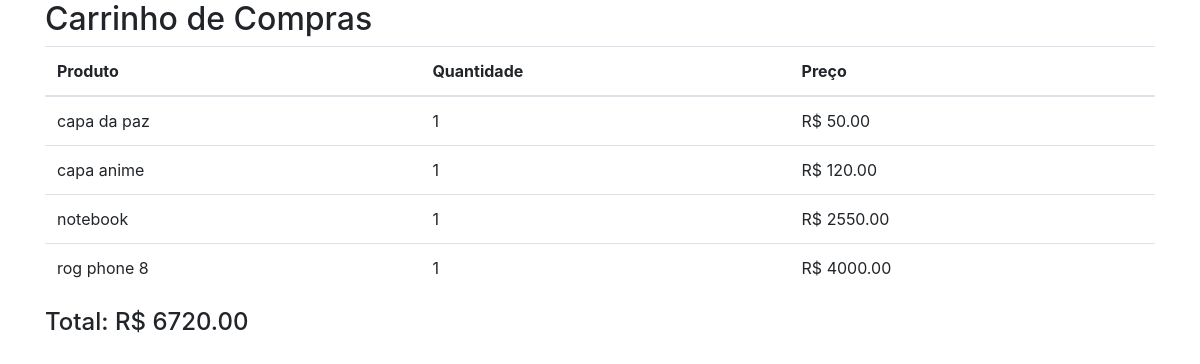
The page /carrinho/ (signed in) on the database its author committed.
### carrinho/models.py (models this page shows, shortened)
class itemCarrinho(models.Model):
    cliente = models.ForeignKey(Cliente, on_delete=models.CASCADE)
    produto = models.ForeignKey(Produto, on_delete=models.CASCADE)
    quantidade = models.IntegerField(default=1)
    def total_preco(self):
        return self.quantidade * self.produto.preco

### produto/models.py (models this page shows, shortened)
class Produto(models.Model):
    nome = models.CharField(max_length=100)
    descricao = models.CharField(max_length=100)
    preco = models.DecimalField(max_digits=10, decimal_places=2)
    quantidade = models.IntegerField()
    categoria = models.CharField(max_length=60, null=True, blank=True)
    imagem = models.ImageField(upload_to='imagens/', null=True, blank=True)

### carrinho/views.py (the view)
# urls.py: path('', exibir_carrinho, name='exibir_carrinho'),
def exibir_carrinho(request):
    cliente_id = request.session.get('cliente_id')
    if cliente_id:
        itens = itemCarrinho.objects.filter(cliente_id=cliente_id)
        total = sum(item.total_preco() for item in itens)
        return render(request, 'carrinho.html', {'itens': itens, 'total': total})
    else:
        messages.error(request, 'Você precisa estar logado para ver o carrinho.')
        return render(request, "login.html")

### carrinho/templates/carrinho.html (shortened to what this page needs)
<!DOCTYPE html>
{% load static %}
<html lang="pt-br">
<head>
    <link rel="stylesheet" href="https://stackpath.bootstrapcdn.com/bootstrap/4.1.3/css/bootstrap.min.css">
</head>
<body>
<div class="container">
    <h2>Carrinho de Compras</h2>
    <table class="table">
        <thead>
            <tr>
                <th>Produto</th>
                <th>Quantidade</th>
                <th>Preço</th>
            </tr>
        </thead>
        <tbody>
            {% for item in itens %}
            <tr>
                <td>{{ item.produto.nome }}</td>
                <td>{{ item.quantidade }}</td>
                <td>R$ {{ item.total_preco }}</td>
            </tr>
            {% endfor %}
        </tbody>
    </table>
    <h4>Total: R$ {{ total }}</h4>
</div>
</body>
</html>

### rows shown on the page
itemCarrinho: produto.nome "capa da paz", quantidade "1", total_preco "50.00"
itemCarrinho: produto.nome "capa anime", quantidade "1", total_preco "120.00"
itemCarrinho: produto.nome "notebook", quantidade "1", total_preco "2550.00"
itemCarrinho: produto.nome "rog phone 8", quantidade "1", total_preco "4000.00"

### other values the page prints
{{ total }} "6720.00"
